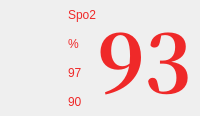
           <widget class="QWidget" name="widget_4" native="true">
            <layout class="QHBoxLayout" name="horizontalLayout_6" stretch="3,1">
             <property name="spacing">
              <number>0</number>
             </property>
             <property name="leftMargin">
              <number>0</number>
             </property>
             <property name="topMargin">
              <number>0</number>
             </property>
             <property name="rightMargin">
              <number>0</number>
             </property>
             <property name="bottomMargin">
              <number>0</number>
             </property>
             <item>
              <widget class="LSmoothWaveform" name="spo2AWdt" native="true"/>
             </item>
             <item>
              <widget class="QWidget" name="widget_11" native="true">
               <layout class="QHBoxLayout" name="horizontalLayout_12">
                <property name="spacing">
                 <number>0</number>
                </property>
                <property name="leftMargin">
                 <number>0</number>
                </property>
                <property name="topMargin">
                 <number>0</number>
                </property>
                <property name="rightMargin">
                 <number>0</number>
                </property>
                <property name="bottomMargin">
                 <number>0</number>
                </property>
                <item>
                 <widget class="QWidget" name="widget_12" native="true">
                  <layout class="QHBoxLayout" name="horizontalLayout_13" stretch="1,4">
                   <property name="spacing">
                    <number>0</number>
                   </property>
                   <property name="leftMargin">
                    <number>0</number>
                   </property>
                   <property name="topMargin">
                    <number>0</number>
                   </property>
                   <property name="rightMargin">
                    <number>0</number>
                   </property>
                   <property name="bottomMargin">
                    <number>0</number>
                   </property>
                   <item>
                    <widget class="QWidget" name="widget_16" native="true">
                     <layout class="QVBoxLayout" name="verticalLayout_6" stretch="1,1,1,1">
                      <property name="spacing">
                       <number>0</number>
                      </property>
                      <property name="leftMargin">
                       <number>0</number>
                      </property>
                      <property name="topMargin">
                       <number>0</number>
                      </property>
                      <property name="rightMargin">
                       <number>0</number>
                      </property>
                      <property name="bottomMargin">
                       <number>0</number>
                      </property>
                      <item>
                       <widget class="QLabel" name="label_10">
                        <property name="palette">
                         <palette>
                          <active>
                           <colorrole role="WindowText">
                            <brush brushstyle="SolidPattern">
                             <color alpha="255">
                              <red>239</red>
                              <green>41</green>
                              <blue>41</blue>
                             </color>
                            </brush>
                           </colorrole>
                           <colorrole role="Button">
                            <brush brushstyle="SolidPattern">
                             <color alpha="255">
                              <red>85</red>
                              <green>170</green>
                              <blue>255</blue>
                             </color>
                            </brush>
                           </colorrole>
                           <colorrole role="Base">
                            <brush brushstyle="SolidPattern">
                             <color alpha="255">
                              <red>85</red>
                              <green>170</green>
                              <blue>255</blue>
                             </color>
                            </brush>
                           </colorrole>
                           <colorrole role="Window">
                            <brush brushstyle="SolidPattern">
                             <color alpha="255">
                              <red>85</red>
                              <green>170</green>
                              <blue>255</blue>
                             </color>
                            </brush>
                           </colorrole>
                          </active>
                          <inactive>
                           <colorrole role="WindowText">
                            <brush brushstyle="SolidPattern">
                             <color alpha="255">
                              <red>239</red>
                              <green>41</green>
                              <blue>41</blue>
                             </color>
                            </brush>
                           </colorrole>
                           <colorrole role="Button">
                            <brush brushstyle="SolidPattern">
                             <color alpha="255">
                              <red>85</red>
                              <green>170</green>
                              <blue>255</blue>
                             </color>
                            </brush>
                           </colorrole>
                           <colorrole role="Base">
                            <brush brushstyle="SolidPattern">
                             <color alpha="255">
                              <red>85</red>
                              <green>170</green>
                              <blue>255</blue>
                             </color>
                            </brush>
                           </colorrole>
                           <colorrole role="Window">
                            <brush brushstyle="SolidPattern">
                             <color alpha="255">
                              <red>85</red>
                              <green>170</green>
                              <blue>255</blue>
                             </color>
                            </brush>
                           </colorrole>
                          </inactive>
                          <disabled>
                           <colorrole role="WindowText">
                            <brush brushstyle="SolidPattern">
                             <color alpha="255">
                              <red>190</red>
                              <green>190</green>
                              <blue>190</blue>
                             </color>
                            </brush>
                           </colorrole>
                           <colorrole role="Button">
                            <brush brushstyle="SolidPattern">
                             <color alpha="255">
                              <red>85</red>
                              <green>170</green>
                              <blue>255</blue>
                             </color>
                            </brush>
                           </colorrole>
                           <colorrole role="Base">
                            <brush brushstyle="SolidPattern">
                             <color alpha="255">
                              <red>85</red>
                              <green>170</green>
                              <blue>255</blue>
                             </color>
                            </brush>
                           </colorrole>
                           <colorrole role="Window">
                            <brush brushstyle="SolidPattern">
                             <color alpha="255">
                              <red>85</red>
                              <green>170</green>
                              <blue>255</blue>
                             </color>
                            </brush>
                           </colorrole>
                          </disabled>
                         </palette>
                        </property>
                        <property name="text">
                         <string>Spo2</string>
                        </property>
                       </widget>
                      </item>
                      <item>
                       <widget class="QLabel" name="label_9">
                        <property name="palette">
                         <palette>
                          <active>
                           <colorrole role="WindowText">
                            <brush brushstyle="SolidPattern">
                             <color alpha="255">
                              <red>239</red>
                              <green>41</green>
                              <blue>41</blue>
                             </color>
                            </brush>
                           </colorrole>
                           <colorrole role="Button">
                            <brush brushstyle="SolidPattern">
                             <color alpha="255">
                              <red>85</red>
                              <green>170</green>
                              <blue>255</blue>
                             </color>
                            </brush>
                           </colorrole>
                           <colorrole role="Base">
                            <brush brushstyle="SolidPattern">
                             <color alpha="255">
                              <red>85</red>
                              <green>170</green>
                              <blue>255</blue>
                             </color>
                            </brush>
                           </colorrole>
                           <colorrole role="Window">
                            <brush brushstyle="SolidPattern">
                             <color alpha="255">
                              <red>85</red>
                              <green>170</green>
                              <blue>255</blue>
                             </color>
                            </brush>
                           </colorrole>
                          </active>
                          <inactive>
                           <colorrole role="WindowText">
                            <brush brushstyle="SolidPattern">
                             <color alpha="255">
                              <red>239</red>
                              <green>41</green>
                              <blue>41</blue>
                             </color>
                            </brush>
                           </colorrole>
                           <colorrole role="Button">
                            <brush brushstyle="SolidPattern">
                             <color alpha="255">
                              <red>85</red>
                              <green>170</green>
                              <blue>255</blue>
                             </color>
                            </brush>
                           </colorrole>
                           <colorrole role="Base">
                            <brush brushstyle="SolidPattern">
                             <color alpha="255">
                              <red>85</red>
                              <green>170</green>
                              <blue>255</blue>
                             </color>
                            </brush>
                           </colorrole>
                           <colorrole role="Window">
                            <brush brushstyle="SolidPattern">
                             <color alpha="255">
                              <red>85</red>
                              <green>170</green>
                              <blue>255</blue>
                             </color>
                            </brush>
                           </colorrole>
                          </inactive>
                          <disabled>
                           <colorrole role="WindowText">
                            <brush brushstyle="SolidPattern">
                             <color alpha="255">
                              <red>190</red>
                              <green>190</green>
                              <blue>190</blue>
                             </color>
                            </brush>
                           </colorrole>
                           <colorrole role="Button">
                            <brush brushstyle="SolidPattern">
                             <color alpha="255">
                              <red>85</red>
                              <green>170</green>
                              <blue>255</blue>
                             </color>
                            </brush>
                           </colorrole>
                           <colorrole role="Base">
                            <brush brushstyle="SolidPattern">
                             <color alpha="255">
                              <red>85</red>
                              <green>170</green>
                              <blue>255</blue>
                             </color>
                            </brush>
                           </colorrole>
                           <colorrole role="Window">
                            <brush brushstyle="SolidPattern">
                             <color alpha="255">
                              <red>85</red>
                              <green>170</green>
                              <blue>255</blue>
                             </color>
                            </brush>
                           </colorrole>
                          </disabled>
                         </palette>
                        </property>
                        <property name="text">
                         <string>%</string>
                        </property>
                       </widget>
                      </item>
                      <item>
                       <widget class="QLabel" name="label_8">
                        <property name="palette">
                         <palette>
                          <active>
                           <colorrole role="WindowText">
                            <brush brushstyle="SolidPattern">
                             <color alpha="255">
                              <red>239</red>
                              <green>41</green>
                              <blue>41</blue>
                             </color>
                            </brush>
                           </colorrole>
                           <colorrole role="Button">
                            <brush brushstyle="SolidPattern">
                             <color alpha="255">
                              <red>85</red>
                              <green>170</green>
                              <blue>255</blue>
                             </color>
                            </brush>
                           </colorrole>
                           <colorrole role="Base">
                            <brush brushstyle="SolidPattern">
                             <color alpha="255">
                              <red>85</red>
                              <green>170</green>
                              <blue>255</blue>
                             </color>
                            </brush>
                           </colorrole>
                           <colorrole role="Window">
                            <brush brushstyle="SolidPattern">
                             <color alpha="255">
                              <red>85</red>
                              <green>170</green>
                              <blue>255</blue>
                             </color>
                            </brush>
                           </colorrole>
                          </active>
                          <inactive>
                           <colorrole role="WindowText">
                            <brush brushstyle="SolidPattern">
                             <color alpha="255">
                              <red>239</red>
                              <green>41</green>
                              <blue>41</blue>
                             </color>
                            </brush>
                           </colorrole>
                           <colorrole role="Button">
                            <brush brushstyle="SolidPattern">
                             <color alpha="255">
                              <red>85</red>
                              <green>170</green>
                              <blue>255</blue>
                             </color>
                            </brush>
                           </colorrole>
                           <colorrole role="Base">
                            <brush brushstyle="SolidPattern">
                             <color alpha="255">
                              <red>85</red>
                              <green>170</green>
                              <blue>255</blue>
                             </color>
                            </brush>
                           </colorrole>
                           <colorrole role="Window">
                            <brush brushstyle="SolidPattern">
                             <color alpha="255">
                              <red>85</red>
                              <green>170</green>
                              <blue>255</blue>
                             </color>
                            </brush>
                           </colorrole>
                          </inactive>
                          <disabled>
                           <colorrole role="WindowText">
                            <brush brushstyle="SolidPattern">
                             <color alpha="255">
                              <red>190</red>
                              <green>190</green>
                              <blue>190</blue>
                             </color>
                            </brush>
                           </colorrole>
                           <colorrole role="Button">
                            <brush brushstyle="SolidPattern">
                             <color alpha="255">
                              <red>85</red>
                              <green>170</green>
                              <blue>255</blue>
                             </color>
                            </brush>
                           </colorrole>
                           <colorrole role="Base">
                            <brush brushstyle="SolidPattern">
                             <color alpha="255">
                              <red>85</red>
                              <green>170</green>
                              <blue>255</blue>
                             </color>
                            </brush>
                           </colorrole>
                           <colorrole role="Window">
                            <brush brushstyle="SolidPattern">
                             <color alpha="255">
                              <red>85</red>
                              <green>170</green>
                              <blue>255</blue>
                             </color>
                            </brush>
                           </colorrole>
                          </disabled>
                         </palette>
                        </property>
                        <property name="text">
                         <string>97</string>
                        </property>
                       </widget>
                      </item>
                      <item>
                       <widget class="QLabel" name="label_7">
                        <property name="palette">
                         <palette>
                          <active>
                           <colorrole role="WindowText">
                            <brush brushstyle="SolidPattern">
                             <color alpha="255">
                              <red>239</red>
                              <green>41</green>
                              <blue>41</blue>
                             </color>
                            </brush>
                           </colorrole>
                           <colorrole role="Button">
                            <brush brushstyle="SolidPattern">
                             <color alpha="255">
                              <red>85</red>
                              <green>170</green>
                              <blue>255</blue>
                             </color>
                            </brush>
                           </colorrole>
                           <colorrole role="Base">
                            <brush brushstyle="SolidPattern">
                             <color alpha="255">
                              <red>85</red>
                              <green>170</green>
                              <blue>255</blue>
                             </color>
                            </brush>
                           </colorrole>
                           <colorrole role="Window">
                            <brush brushstyle="SolidPattern">
                             <color alpha="255">
                              <red>85</red>
                              <green>170</green>
                              <blue>255</blue>
                             </color>
                            </brush>
                           </colorrole>
                          </active>
                          <inactive>
                           <colorrole role="WindowText">
                            <brush brushstyle="SolidPattern">
                             <color alpha="255">
                              <red>239</red>
                              <green>41</green>
                              <blue>41</blue>
                             </color>
                            </brush>
                           </colorrole>
                           <colorrole role="Button">
                            <brush brushstyle="SolidPattern">
                             <color alpha="255">
                              <red>85</red>
                              <green>170</green>
                              <blue>255</blue>
                             </color>
                            </brush>
                           </colorrole>
                           <colorrole role="Base">
                            <brush brushstyle="SolidPattern">
                             <color alpha="255">
                              <red>85</red>
                              <green>170</green>
                              <blue>255</blue>
                             </color>
                            </brush>
                           </colorrole>
                           <colorrole role="Window">
                            <brush brushstyle="SolidPattern">
                             <color alpha="255">
                              <red>85</red>
                              <green>170</green>
                              <blue>255</blue>
                             </color>
                            </brush>
                           </colorrole>
                          </inactive>
                          <disabled>
                           <colorrole role="WindowText">
                            <brush brushstyle="SolidPattern">
                             <color alpha="255">
                              <red>190</red>
                              <green>190</green>
                              <blue>190</blue>
                             </color>
                            </brush>
                           </colorrole>
                           <colorrole role="Button">
                            <brush brushstyle="SolidPattern">
                             <color alpha="255">
                              <red>85</red>
                              <green>170</green>
                              <blue>255</blue>
                             </color>
                            </brush>
                           </colorrole>
                           <colorrole role="Base">
                            <brush brushstyle="SolidPattern">
                             <color alpha="255">
                              <red>85</red>
                              <green>170</green>
                              <blue>255</blue>
                             </color>
                            </brush>
                           </colorrole>
                           <colorrole role="Window">
                            <brush brushstyle="SolidPattern">
                             <color alpha="255">
                              <red>85</red>
                              <green>170</green>
                              <blue>255</blue>
                             </color>
                            </brush>
                           </colorrole>
                          </disabled>
                         </palette>
                        </property>
                        <property name="text">
                         <string>90</string>
                        </property>
                       </widget>
                      </item>
                     </layout>
                    </widget>
                   </item>
                   <item>
                    <widget class="QWidget" name="widget_14" native="true">
                     <layout class="QHBoxLayout" name="horizontalLayout_14" stretch="4,1">
                      <property name="spacing">
                       <number>0</number>
                      </property>
                      <property name="leftMargin">
                       <number>0</number>
                      </property>
                      <property name="topMargin">
                       <number>0</number>
                      </property>
                      <property name="rightMargin">
                       <number>0</number>
                      </property>
                      <property name="bottomMargin">
                       <number>0</number>
                      </property>
                      <item>
                       <widget class="QLabel" name="spo2TextLabel">
                        <property name="palette">
                         <palette>
                          <active>
                           <colorrole role="WindowText">
                            <brush brushstyle="SolidPattern">
                             <color alpha="255">
                              <red>239</red>
                              <green>41</green>
                              <blue>41</blue>
                             </color>
                            </brush>
                           </colorrole>
                           <colorrole role="Button">
                            <brush brushstyle="SolidPattern">
                             <color alpha="255">
                              <red>85</red>
                              <green>170</green>
                              <blue>255</blue>
                             </color>
                            </brush>
                           </colorrole>
                           <colorrole role="Base">
                            <brush brushstyle="SolidPattern">
                             <color alpha="255">
                              <red>85</red>
                              <green>170</green>
                              <blue>255</blue>
                             </color>
                            </brush>
                           </colorrole>
                           <colorrole role="Window">
                            <brush brushstyle="SolidPattern">
                             <color alpha="255">
                              <red>85</red>
                              <green>170</green>
                              <blue>255</blue>
                             </color>
                            </brush>
                           </colorrole>
                          </active>
                          <inactive>
                           <colorrole role="WindowText">
                            <brush brushstyle="SolidPattern">
                             <color alpha="255">
                              <red>239</red>
                              <green>41</green>
                              <blue>41</blue>
                             </color>
                            </brush>
                           </colorrole>
                           <colorrole role="Button">
                            <brush brushstyle="SolidPattern">
                             <color alpha="255">
                              <red>85</red>
                              <green>170</green>
                              <blue>255</blue>
                             </color>
                            </brush>
                           </colorrole>
                           <colorrole role="Base">
                            <brush brushstyle="SolidPattern">
                             <color alpha="255">
                              <red>85</red>
                              <green>170</green>
                              <blue>255</blue>
                             </color>
                            </brush>
                           </colorrole>
                           <colorrole role="Window">
                            <brush brushstyle="SolidPattern">
                             <color alpha="255">
                              <red>85</red>
                              <green>170</green>
                              <blue>255</blue>
                             </color>
                            </brush>
                           </colorrole>
                          </inactive>
                          <disabled>
                           <colorrole role="WindowText">
                            <brush brushstyle="SolidPattern">
                             <color alpha="255">
                              <red>190</red>
                              <green>190</green>
                              <blue>190</blue>
                             </color>
                            </brush>
                           </colorrole>
                           <colorrole role="Button">
                            <brush brushstyle="SolidPattern">
                             <color alpha="255">
                              <red>85</red>
                              <green>170</green>
                              <blue>255</blue>
                             </color>
                            </brush>
                           </colorrole>
                           <colorrole role="Base">
                            <brush brushstyle="SolidPattern">
                             <color alpha="255">
                              <red>85</red>
                              <green>170</green>
                              <blue>255</blue>
                             </color>
                            </brush>
                           </colorrole>
                           <colorrole role="Window">
                            <brush brushstyle="SolidPattern">
                             <color alpha="255">
                              <red>85</red>
                              <green>170</green>
                              <blue>255</blue>
                             </color>
                            </brush>
                           </colorrole>
                          </disabled>
                         </palette>
                        </property>
                        <property name="font">
                         <font>
                          <family>Noto Serif CJK TC</family>
                          <pointsize>60</pointsize>
                          <weight>75</weight>
                          <bold>true</bold>
                         </font>
                        </property>
                        <property name="text">
                         <string>93</string>
                        </property>
                       </widget>
                      </item>
                      <item>
                       <widget class="QLabel" name="label_12">
                        <property name="text">
                         <string/>
                        </property>
                        <property name="wordWrap">
                         <bool>true</bool>
                        </property>
                       </widget>
                      </item>
                     </layout>
                    </widget>
                   </item>
                  </layout>
                 </widget>
                </item>
               </layout>
              </widget>
             </item>
            </layout>
           </widget>
